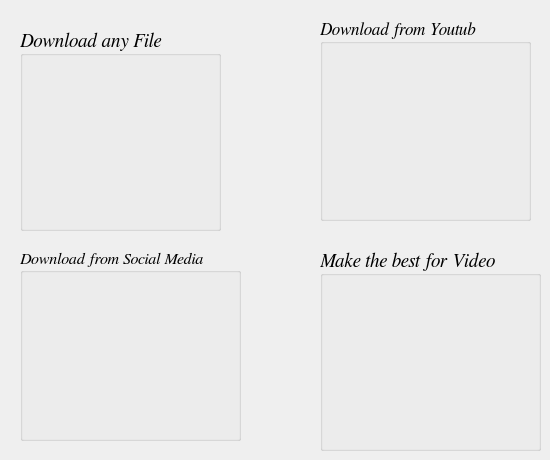
    <widget class="QWidget" name="tab_9">
     <attribute name="title">
      <string>Home</string>
     </attribute>
     <widget class="QGroupBox" name="groupBox">
      <property name="geometry">
       <rect>
        <x>20</x>
        <y>30</y>
        <width>201</width>
        <height>201</height>
       </rect>
      </property>
      <property name="font">
       <font>
        <family>FreeSerif</family>
        <pointsize>14</pointsize>
        <italic>true</italic>
       </font>
      </property>
      <property name="title">
       <string>Download any File</string>
      </property>
      <widget class="QLabel" name="label_2">
       <property name="geometry">
        <rect>
         <x>10</x>
         <y>30</y>
         <width>181</width>
         <height>161</height>
        </rect>
       </property>
       <property name="text">
        <string/>
       </property>
       <property name="pixmap">
        <pixmap resource="../../PycharmProjects/projects/SnapMultiMedia/photo.qrc">:/image/file2.png</pixmap>
       </property>
       <property name="scaledContents">
        <bool>true</bool>
       </property>
      </widget>
     </widget>
     <widget class="QGroupBox" name="groupBox_3">
      <property name="geometry">
       <rect>
        <x>20</x>
        <y>250</y>
        <width>221</width>
        <height>191</height>
       </rect>
      </property>
      <property name="font">
       <font>
        <family>FreeSerif</family>
        <pointsize>12</pointsize>
        <italic>true</italic>
       </font>
      </property>
      <property name="title">
       <string>Download from Social Media</string>
      </property>
      <widget class="QLabel" name="label_9">
       <property name="geometry">
        <rect>
         <x>10</x>
         <y>30</y>
         <width>191</width>
         <height>151</height>
        </rect>
       </property>
       <property name="text">
        <string/>
       </property>
       <property name="pixmap">
        <pixmap resource="../../PycharmProjects/projects/SnapMultiMedia/photo.qrc">:/image/social2.jpg</pixmap>
       </property>
       <property name="scaledContents">
        <bool>true</bool>
       </property>
      </widget>
     </widget>
     <widget class="QGroupBox" name="groupBox_4">
      <property name="geometry">
       <rect>
        <x>320</x>
        <y>250</y>
        <width>221</width>
        <height>201</height>
       </rect>
      </property>
      <property name="font">
       <font>
        <family>FreeSerif</family>
        <pointsize>14</pointsize>
        <italic>true</italic>
       </font>
      </property>
      <property name="title">
       <string>Make the best for Video</string>
      </property>
      <widget class="QLabel" name="label_11">
       <property name="geometry">
        <rect>
         <x>10</x>
         <y>27</y>
         <width>201</width>
         <height>161</height>
        </rect>
       </property>
       <property name="text">
        <string/>
       </property>
       <property name="pixmap">
        <pixmap resource="../../PycharmProjects/projects/SnapMultiMedia/photo.qrc">:/image/video.png</pixmap>
       </property>
       <property name="scaledContents">
        <bool>true</bool>
       </property>
      </widget>
     </widget>
     <widget class="QGroupBox" name="groupBox_2">
      <property name="geometry">
       <rect>
        <x>320</x>
        <y>20</y>
        <width>211</width>
        <height>201</height>
       </rect>
      </property>
      <property name="font">
       <font>
        <family>FreeSerif</family>
        <pointsize>13</pointsize>
        <italic>true</italic>
       </font>
      </property>
      <property name="title">
       <string>Download from Youtub</string>
      </property>
      <widget class="QLabel" name="label_7">
       <property name="geometry">
        <rect>
         <x>10</x>
         <y>30</y>
         <width>191</width>
         <height>161</height>
        </rect>
       </property>
       <property name="text">
        <string/>
       </property>
       <property name="pixmap">
        <pixmap resource="../../PycharmProjects/projects/SnapMultiMedia/photo.qrc">:/image/youtub2.png</pixmap>
       </property>
       <property name="scaledContents">
        <bool>true</bool>
       </property>
      </widget>
     </widget>
    </widget>
